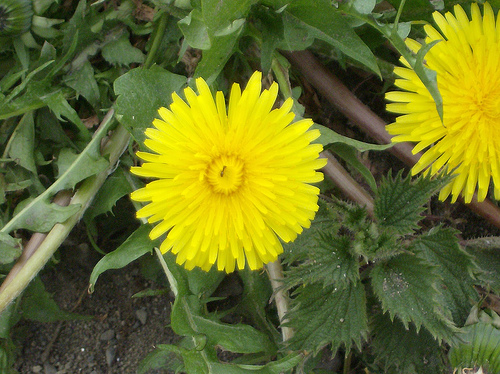
#> input picture images/image4.jpg, 500 x 374 px
$ python Histogram.py
#> lines starting #> are read from the running program, lines starting #| are printed output that depends on the picture
import cv2
import matplotlib.pyplot as plt
import numpy as np

def histogram(image,title):
    image = cv2.cvtColor(image,cv2.COLOR_BGR2RGB)

    channels = cv2.split(image)
    colors = ("r","g","b")
    plt.figure()
    plt.title(title)

    feature_vector = []
    for(channel,color) in zip(channels,colors):
        hist = cv2.calcHist([channel],[0],None,[256],[0,256])
        plt.plot(hist,color = color)
        #plt.title("RGB Histogram")
        plt.xlabel("Pixel Value")
        plt.ylabel("Frequency")

        feature_vector.extend(hist.flatten())

    plt.show()
    return feature_vector


img1_path = "../images/image4.jpg"
img2_path = "../images/image6.jpg"

img1 = cv2.imread(img1_path)
#> img1 is the input picture: shape (374, 500, 3); mean B, G, R 39.2, 112.4, 105
img2 = cv2.imread(img2_path)
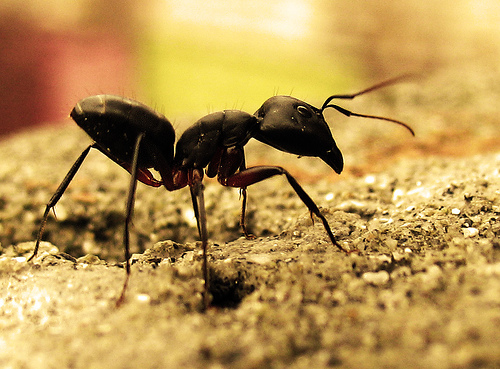
#> input picture images/image6.jpg, 500 x 369 px
#> img2 is the input picture: shape (369, 500, 3); mean B, G, R 82.1, 149.6, 185.8

hist1 = histogram(img1,"RGB Histogram of Image1")
#> the loop in histogram, `for(channel,color) in zip(channels,colors):` made 3 passes
#> color on passes 1 to 3: 'r', 'g', 'b'
#> after the loop in histogram, `for(channel,color) in zip(channels,colors):`: feature_vector = 768 values, max 8290 at index 512, min 0 at index 698, mean 730.5
#> in histogram, `plt.show()`:
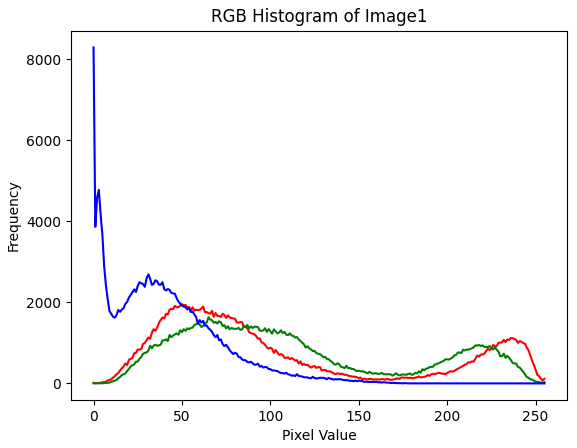
#> figure drawn by matplotlib, 1 panel; curve peaks at x = 50, y = 1956; curve peaks at x = 65, y = 1632; curve peaks at x = 0, y = 8290
#> hist1 has the same summary as feature_vector in histogram
hist2 = histogram(img2,"RGB Histogram of Image2")
#> call 2 of histogram, with title = 'RGB Histogram of Image2'
#> the loop in histogram (call 2), `for(channel,color) in zip(channels,colors):` made 3 passes
#> after the loop in histogram (call 2), `for(channel,color) in zip(channels,colors):`: feature_vector = 768 values, max 5575 at index 255, min 14 at index 744, mean 720.7
#> in histogram (call 2), `plt.show()`:
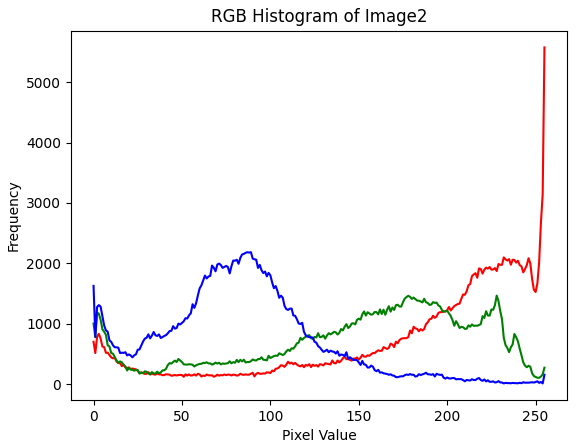
#> figure drawn by matplotlib, 1 panel; curve peaks at x = 255, y = 5575; curve peaks at x = 228, y = 1467; curve peaks at x = 89, y = 2186
#> hist2 has the same summary as feature_vector in histogram

dist = np.linalg.norm(np.array(hist1)-np.array(hist2))
#> dist = 26761.8
print("Distance:",dist)
#| Distance: 26761.766
